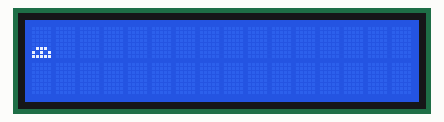
Recording of a sketch running on a simulated Arduino Uno, built with avr-gcc and run on an emulated ATmega328P. On the bench: 16×2 character LCD.

Above: at 0.26 s.
At 1.54 s:
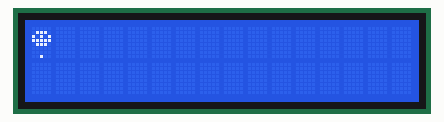
At 2.91 s:
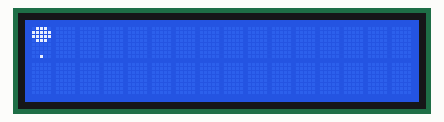

The sketch:

lcd.ino
```cpp
#include <Wire.h>
#include <LiquidCrystal_I2C.h>

LiquidCrystal_I2C lcd(0x27, 16, 2);

// c0: 찌그러짐 - 착지 후 웅크림
byte c0[] = {
  B00000,
  B00000,
  B00000,
  B00000,
  B00000,
  B01110,
  B10101,
  B11111
};

// c1: 바닥 - 원래 모양
byte c1[] = {
  B00000,
  B00000,
  B00000,
  B00000,
  B01110,
  B10101,
  B11111,
  B01110
};

// c2: 도약 - 위로 길쭉 (꼬리 아래) + 그림자
byte c2[] = {
  B00000,
  B01110,
  B10101,
  B11111,
  B01110,
  B00100,
  B00000,
  B01110
};

// c3: 상승/하강 중간 + 작은 그림자
byte c3[] = {
  B00000,
  B01110,
  B10101,
  B11111,
  B01110,
  B00000,
  B00000,
  B00100
};

// c4: 최고점 + 작은 그림자
byte c4[] = {
  B01110,
  B10101,
  B11111,
  B01110,
  B00000,
  B00000,
  B00000,
  B00100
};

// c5: 낙하 - 아래로 길쭉 (꼬리 위) + 그림자
byte c5[] = {
  B00000,
  B00100,
  B01110,
  B10101,
  B11111,
  B01110,
  B00000,
  B01110
};

// c6: 최고점에서 눈 깜빡
byte c6[] = {
  B01110,
  B11111,
  B11111,
  B01110,
  B00000,
  B00000,
  B00000,
  B00100
};

// c7: 착지 충격 - 철퍽 납작하게 퍼짐
byte c7[] = {
  B00000,
  B00000,
  B00000,
  B00000,
  B00000,
  B00000,
  B10101,
  B11111
};

// 재생 순서와 각 모션 유지 시간(ms)
// c7 -> c0 -> c1 -> c2 -> c3 -> c4 -> c3 -> c5 -> (다시 c7)
// 바닥/최고점은 길게, 빠르게 움직이는 구간은 짧게 -> 중력처럼 부드러운 움직임
const byte seq[] = { 7,  0,   1,  2,  3,   4,  3,  5 };
const int  dur[] = { 70, 130, 60, 60, 90, 200, 90, 60 };
const byte SEQ_LEN = sizeof(seq);

byte step = 0;
unsigned long lastFrame = 0;
unsigned int bounceCount = 0;

void setup() {
  lcd.init();
  lcd.backlight();
  lcd.createChar(0, c0);
  lcd.createChar(1, c1);
  lcd.createChar(2, c2);
  lcd.createChar(3, c3);
  lcd.createChar(4, c4);
  lcd.createChar(5, c5);
  lcd.createChar(6, c6);
  lcd.createChar(7, c7);
  lcd.clear();

  lcd.setCursor(0, 0);
  lcd.write(seq[0]);
  lastFrame = millis();
}

void loop() {
  if (millis() - lastFrame >= dur[step]) {
    lastFrame = millis();
    step = (step + 1) % SEQ_LEN;
    if (step == 0) bounceCount++;

    byte f = seq[step];
    if (f == 4 && bounceCount % 4 == 3) f = 6;   // 4번 튈 때마다 최고점에서 눈 깜빡

    lcd.setCursor(0, 0);
    lcd.write(f);
  }
}
```

Measured:
- by itself, everything shown: repeats every 3.0 s, in 32 steps
